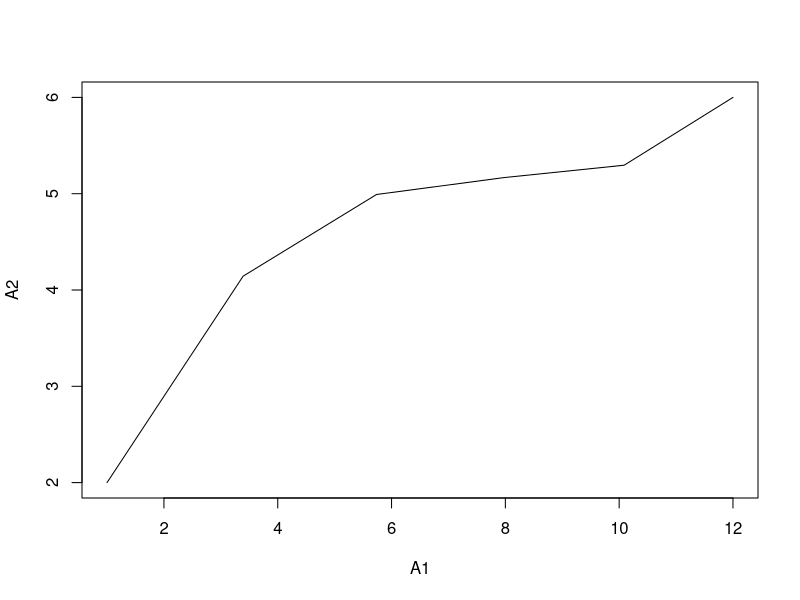

Here is the R script that generated this plot: (Note: this script raises an error after producing the figure.)
u <- as.matrix(seq(0,1,0.2));u
x <- as.matrix(c(1,5,9,12));x
y <- as.matrix(c(2,7,4,6));y
z <- as.matrix(c(3,8,10,11));z
n <- length(x)

A1 <- matrix(0,6,1);A1
A2 <- matrix(0,6,1);A2
A3 <- matrix(0,6,1);A3
B <- matrix(0,4,1);B
pu <- matrix(0,4,1);pu
pux <- matrix(0,4,1);pux
puy <- matrix(0,4,1);puy
puz <- matrix(0,4,1);puz
ux <- matrix(0,6,1);ux
uy <- matrix(0,6,1);uy
uz <- matrix(0,6,1);uz

for(i in 1:length(u)){
  for(j in 1:n){
    B[j,] = choose((n-1),(j-1))*(u[i, ]^(j-1))*((1-u[i,])^((n-1)-(j-1)))
    pu[j,] = B[j,]*x[j, ]
    A1[i,] = sum(pu)
    print(B)
  }
  print(sum(pu))
}
A1
for(i in 1:length(u)){
  for(j in 1:n){
    B[j,] = choose((n-1),(j-1))*(u[i, ]^(j-1))*((1-u[i,])^((n-1)-(j-1)))
    pu[j,] = B[j,]*y[j, ]
    A2[i,] = sum(pu)
  }
  print(sum(pu))
}
A2
for(i in 1:length(u)){
  for(j in 1:n){
    B[j,] = choose((n-1),(j-1))*(u[i, ]^(j-1))*((1-u[i,])^((n-1)-(j-1)))
    pu[j,] = B[j,]*z[j, ]
    A3[i,] = sum(pu)
  }
  print(sum(pu))
}
A3
plot(A1,A2,type="l")
persp(A1,A2,A3)

Ux <- for(i in 1:length(u)){
  for(j in 1:n){
    B[j,] = choose((n-1),(j-1))(u[i, ]^(j-1))((1-u[i,])^((n-1)-(j-1)))
    pu[j,] = B[j,]*x[j, ]
    ux[i,] = sum(pu)
  }
  print(sum(pu))
}

Uy <- for(i in 1:length(u)){
  for(j in 1:n){
    B[j,] = choose((n-1),(j-1))(u[i, ]^(j-1))((1-u[i,])^((n-1)-(j-1)))
    pu[j,] = B[j,]*y[j, ]
    uy[i,] = sum(pu)
  }
  print(sum(pu))
}

Uz <- for(i in 1:length(u)){
  for(j in 1:n){
    B[j,] = choose((n-1),(j-1))(u[i, ]^(j-1))((1-u[i,])^((n-1)-(j-1)))
    pu[j,] = B[j,]*z[j, ]
    uz[i,] = sum(pu)
  }
  print(sum(pu))
}

A <- data.frame(ux,uy,uz);A

plot(ux, uy, type = "l")
scatterplot3d(ux,uy,uz)
